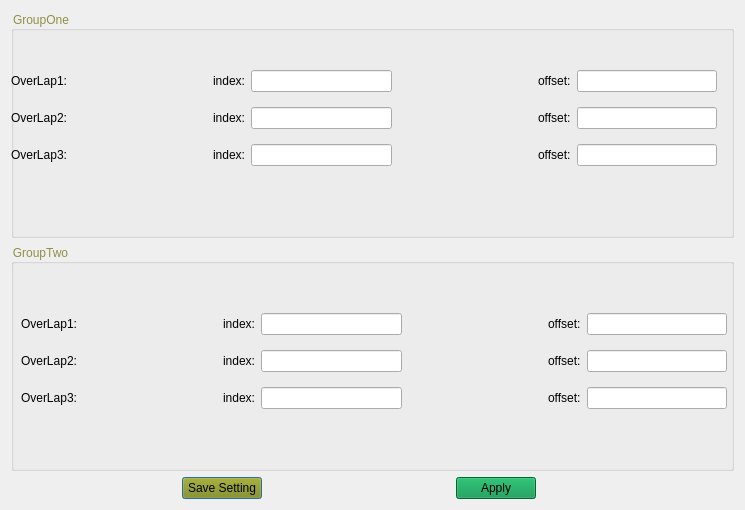
<?xml version="1.0" encoding="UTF-8"?>
<ui version="4.0">
 <class>MeasureMentSettingDialog</class>
 <widget class="QDialog" name="MeasureMentSettingDialog">
  <property name="geometry">
   <rect>
    <x>0</x>
    <y>0</y>
    <width>745</width>
    <height>510</height>
   </rect>
  </property>
  <property name="windowTitle">
   <string>Dialog</string>
  </property>
  <layout class="QVBoxLayout" name="verticalLayout_3" stretch="1,1,0">
   <item>
    <widget class="QGroupBox" name="groupBox_2">
     <property name="styleSheet">
      <string notr="true">color: rgb(143, 143, 71);
font: 12pt &quot;Arial&quot;;</string>
     </property>
     <property name="title">
      <string>GroupOne</string>
     </property>
     <widget class="QWidget" name="">
      <property name="geometry">
       <rect>
        <x>0</x>
        <y>50</y>
        <width>706</width>
        <height>115</height>
       </rect>
      </property>
      <layout class="QVBoxLayout" name="verticalLayout_2">
       <item>
        <layout class="QHBoxLayout" name="horizontalLayout">
         <item>
          <widget class="QLabel" name="label_3">
           <property name="styleSheet">
            <string notr="true">color: rgb(0, 0, 0);
font: 12pt &quot;Arial&quot;;</string>
           </property>
           <property name="text">
            <string>OverLap1:</string>
           </property>
          </widget>
         </item>
         <item>
          <spacer name="horizontalSpacer">
           <property name="orientation">
            <enum>Qt::Horizontal</enum>
           </property>
           <property name="sizeHint" stdset="0">
            <size>
             <width>88</width>
             <height>20</height>
            </size>
           </property>
          </spacer>
         </item>
         <item>
          <widget class="QLabel" name="label">
           <property name="styleSheet">
            <string notr="true">color: rgb(0, 0, 0);
font: 12pt &quot;Arial&quot;;</string>
           </property>
           <property name="text">
            <string>index:</string>
           </property>
          </widget>
         </item>
         <item>
          <widget class="QLineEdit" name="m_G1index1"/>
         </item>
         <item>
          <spacer name="horizontalSpacer_2">
           <property name="orientation">
            <enum>Qt::Horizontal</enum>
           </property>
           <property name="sizeHint" stdset="0">
            <size>
             <width>88</width>
             <height>20</height>
            </size>
           </property>
          </spacer>
         </item>
         <item>
          <widget class="QLabel" name="label_2">
           <property name="styleSheet">
            <string notr="true">color: rgb(0, 0, 0);
font: 12pt &quot;Arial&quot;;</string>
           </property>
           <property name="text">
            <string>offset:</string>
           </property>
          </widget>
         </item>
         <item>
          <widget class="QLineEdit" name="m_G1offset1"/>
         </item>
        </layout>
       </item>
       <item>
        <layout class="QHBoxLayout" name="horizontalLayout_2">
         <item>
          <widget class="QLabel" name="label_4">
           <property name="styleSheet">
            <string notr="true">color: rgb(0, 0, 0);
font: 12pt &quot;Arial&quot;;</string>
           </property>
           <property name="text">
            <string>OverLap2:</string>
           </property>
          </widget>
         </item>
         <item>
          <spacer name="horizontalSpacer_3">
           <property name="orientation">
            <enum>Qt::Horizontal</enum>
           </property>
           <property name="sizeHint" stdset="0">
            <size>
             <width>88</width>
             <height>20</height>
            </size>
           </property>
          </spacer>
         </item>
         <item>
          <widget class="QLabel" name="label_5">
           <property name="styleSheet">
            <string notr="true">color: rgb(0, 0, 0);
font: 12pt &quot;Arial&quot;;</string>
           </property>
           <property name="text">
            <string>index:</string>
           </property>
          </widget>
         </item>
         <item>
          <widget class="QLineEdit" name="m_G1index2"/>
         </item>
         <item>
          <spacer name="horizontalSpacer_4">
           <property name="orientation">
            <enum>Qt::Horizontal</enum>
           </property>
           <property name="sizeHint" stdset="0">
            <size>
             <width>88</width>
             <height>20</height>
            </size>
           </property>
          </spacer>
         </item>
         <item>
          <widget class="QLabel" name="label_6">
           <property name="styleSheet">
            <string notr="true">color: rgb(0, 0, 0);
font: 12pt &quot;Arial&quot;;</string>
           </property>
           <property name="text">
            <string>offset:</string>
           </property>
          </widget>
         </item>
         <item>
          <widget class="QLineEdit" name="m_G1offset2"/>
         </item>
        </layout>
       </item>
       <item>
        <layout class="QHBoxLayout" name="horizontalLayout_3">
         <item>
          <widget class="QLabel" name="label_7">
           <property name="styleSheet">
            <string notr="true">color: rgb(0, 0, 0);
font: 12pt &quot;Arial&quot;;</string>
           </property>
           <property name="text">
            <string>OverLap3:</string>
           </property>
          </widget>
         </item>
         <item>
          <spacer name="horizontalSpacer_5">
           <property name="orientation">
            <enum>Qt::Horizontal</enum>
           </property>
           <property name="sizeHint" stdset="0">
            <size>
             <width>88</width>
             <height>20</height>
            </size>
           </property>
          </spacer>
         </item>
         <item>
          <widget class="QLabel" name="label_8">
           <property name="styleSheet">
            <string notr="true">color: rgb(0, 0, 0);
font: 12pt &quot;Arial&quot;;</string>
           </property>
           <property name="text">
            <string>index:</string>
           </property>
          </widget>
         </item>
         <item>
          <widget class="QLineEdit" name="m_G1index3"/>
         </item>
         <item>
          <spacer name="horizontalSpacer_6">
           <property name="orientation">
            <enum>Qt::Horizontal</enum>
           </property>
           <property name="sizeHint" stdset="0">
            <size>
             <width>88</width>
             <height>20</height>
            </size>
           </property>
          </spacer>
         </item>
         <item>
          <widget class="QLabel" name="label_9">
           <property name="styleSheet">
            <string notr="true">color: rgb(0, 0, 0);
font: 12pt &quot;Arial&quot;;</string>
           </property>
           <property name="text">
            <string>offset:</string>
           </property>
          </widget>
         </item>
         <item>
          <widget class="QLineEdit" name="m_G1offset3"/>
         </item>
        </layout>
       </item>
      </layout>
     </widget>
    </widget>
   </item>
   <item>
    <widget class="QGroupBox" name="groupBox">
     <property name="styleSheet">
      <string notr="true">color: rgb(143, 143, 71);
font: 12pt &quot;Arial&quot;;</string>
     </property>
     <property name="title">
      <string>GroupTwo</string>
     </property>
     <widget class="QWidget" name="">
      <property name="geometry">
       <rect>
        <x>10</x>
        <y>60</y>
        <width>706</width>
        <height>115</height>
       </rect>
      </property>
      <layout class="QVBoxLayout" name="verticalLayout">
       <item>
        <layout class="QHBoxLayout" name="horizontalLayout_5">
         <item>
          <widget class="QLabel" name="label_13">
           <property name="styleSheet">
            <string notr="true">color: rgb(0, 0, 0);
font: 12pt &quot;Arial&quot;;</string>
           </property>
           <property name="text">
            <string>OverLap1:</string>
           </property>
          </widget>
         </item>
         <item>
          <spacer name="horizontalSpacer_9">
           <property name="orientation">
            <enum>Qt::Horizontal</enum>
           </property>
           <property name="sizeHint" stdset="0">
            <size>
             <width>88</width>
             <height>20</height>
            </size>
           </property>
          </spacer>
         </item>
         <item>
          <widget class="QLabel" name="label_14">
           <property name="styleSheet">
            <string notr="true">color: rgb(0, 0, 0);
font: 12pt &quot;Arial&quot;;</string>
           </property>
           <property name="text">
            <string>index:</string>
           </property>
          </widget>
         </item>
         <item>
          <widget class="QLineEdit" name="m_G2index1"/>
         </item>
         <item>
          <spacer name="horizontalSpacer_10">
           <property name="orientation">
            <enum>Qt::Horizontal</enum>
           </property>
           <property name="sizeHint" stdset="0">
            <size>
             <width>88</width>
             <height>20</height>
            </size>
           </property>
          </spacer>
         </item>
         <item>
          <widget class="QLabel" name="label_15">
           <property name="styleSheet">
            <string notr="true">color: rgb(0, 0, 0);
font: 12pt &quot;Arial&quot;;</string>
           </property>
           <property name="text">
            <string>offset:</string>
           </property>
          </widget>
         </item>
         <item>
          <widget class="QLineEdit" name="m_G2offset1"/>
         </item>
        </layout>
       </item>
       <item>
        <layout class="QHBoxLayout" name="horizontalLayout_4">
         <item>
          <widget class="QLabel" name="label_10">
           <property name="styleSheet">
            <string notr="true">color: rgb(0, 0, 0);
font: 12pt &quot;Arial&quot;;</string>
           </property>
           <property name="text">
            <string>OverLap2:</string>
           </property>
          </widget>
         </item>
         <item>
          <spacer name="horizontalSpacer_7">
           <property name="orientation">
            <enum>Qt::Horizontal</enum>
           </property>
           <property name="sizeHint" stdset="0">
            <size>
             <width>88</width>
             <height>20</height>
            </size>
           </property>
          </spacer>
         </item>
         <item>
          <widget class="QLabel" name="label_11">
           <property name="styleSheet">
            <string notr="true">color: rgb(0, 0, 0);
font: 12pt &quot;Arial&quot;;</string>
           </property>
           <property name="text">
            <string>index:</string>
           </property>
          </widget>
         </item>
         <item>
          <widget class="QLineEdit" name="m_G2index2"/>
         </item>
         <item>
          <spacer name="horizontalSpacer_8">
           <property name="orientation">
            <enum>Qt::Horizontal</enum>
           </property>
           <property name="sizeHint" stdset="0">
            <size>
             <width>88</width>
             <height>20</height>
            </size>
           </property>
          </spacer>
         </item>
         <item>
          <widget class="QLabel" name="label_12">
           <property name="styleSheet">
            <string notr="true">color: rgb(0, 0, 0);
font: 12pt &quot;Arial&quot;;</string>
           </property>
           <property name="text">
            <string>offset:</string>
           </property>
          </widget>
         </item>
         <item>
          <widget class="QLineEdit" name="m_G2offset2"/>
         </item>
        </layout>
       </item>
       <item>
        <layout class="QHBoxLayout" name="horizontalLayout_6">
         <item>
          <widget class="QLabel" name="label_16">
           <property name="styleSheet">
            <string notr="true">color: rgb(0, 0, 0);
font: 12pt &quot;Arial&quot;;</string>
           </property>
           <property name="text">
            <string>OverLap3:</string>
           </property>
          </widget>
         </item>
         <item>
          <spacer name="horizontalSpacer_11">
           <property name="orientation">
            <enum>Qt::Horizontal</enum>
           </property>
           <property name="sizeHint" stdset="0">
            <size>
             <width>88</width>
             <height>20</height>
            </size>
           </property>
          </spacer>
         </item>
         <item>
          <widget class="QLabel" name="label_17">
           <property name="styleSheet">
            <string notr="true">color: rgb(0, 0, 0);
font: 12pt &quot;Arial&quot;;</string>
           </property>
           <property name="text">
            <string>index:</string>
           </property>
          </widget>
         </item>
         <item>
          <widget class="QLineEdit" name="m_G2index3"/>
         </item>
         <item>
          <spacer name="horizontalSpacer_12">
           <property name="orientation">
            <enum>Qt::Horizontal</enum>
           </property>
           <property name="sizeHint" stdset="0">
            <size>
             <width>88</width>
             <height>20</height>
            </size>
           </property>
          </spacer>
         </item>
         <item>
          <widget class="QLabel" name="label_18">
           <property name="styleSheet">
            <string notr="true">color: rgb(0, 0, 0);
font: 12pt &quot;Arial&quot;;</string>
           </property>
           <property name="text">
            <string>offset:</string>
           </property>
          </widget>
         </item>
         <item>
          <widget class="QLineEdit" name="m_G2offset3"/>
         </item>
        </layout>
       </item>
      </layout>
     </widget>
    </widget>
   </item>
   <item>
    <layout class="QHBoxLayout" name="horizontalLayout_7">
     <item>
      <spacer name="horizontalSpacer_13">
       <property name="orientation">
        <enum>Qt::Horizontal</enum>
       </property>
       <property name="sizeHint" stdset="0">
        <size>
         <width>128</width>
         <height>20</height>
        </size>
       </property>
      </spacer>
     </item>
     <item>
      <widget class="QPushButton" name="m_saveStingBtn">
       <property name="styleSheet">
        <string notr="true">font: 12pt &quot;Arial&quot;;
background-color: rgb(138, 138, 0);
color: rgb(0, 0, 0);</string>
       </property>
       <property name="text">
        <string>Save Setting</string>
       </property>
      </widget>
     </item>
     <item>
      <spacer name="horizontalSpacer_14">
       <property name="orientation">
        <enum>Qt::Horizontal</enum>
       </property>
       <property name="sizeHint" stdset="0">
        <size>
         <width>188</width>
         <height>20</height>
        </size>
       </property>
      </spacer>
     </item>
     <item>
      <widget class="QPushButton" name="m_applyBtn">
       <property name="styleSheet">
        <string notr="true">font: 12pt &quot;Arial&quot;;
background-color: rgb(0, 144, 70);
color: rgb(0, 0, 0);</string>
       </property>
       <property name="text">
        <string>Apply</string>
       </property>
      </widget>
     </item>
     <item>
      <spacer name="horizontalSpacer_15">
       <property name="orientation">
        <enum>Qt::Horizontal</enum>
       </property>
       <property name="sizeHint" stdset="0">
        <size>
         <width>198</width>
         <height>20</height>
        </size>
       </property>
      </spacer>
     </item>
    </layout>
   </item>
  </layout>
 </widget>
 <resources/>
 <connections/>
</ui>
